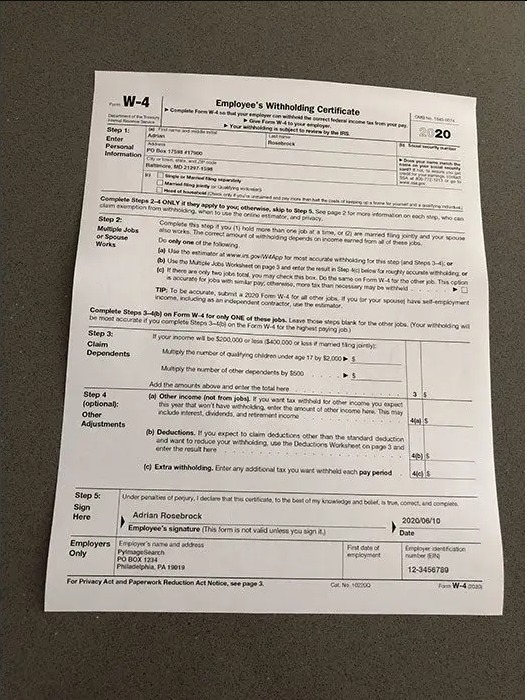
#> input picture filter/docs.jpg, 527 x 700 px, found by its file name
$ python documentperspective.py
#> lines starting #> are read from the running program, lines starting #| are printed output that depends on the picture; after the words box and inside, x2 and y2 are one past the last pixel; in counts of white or black regions, pixels touching at a corner belong together; long printed decimals are rounded
import cv2
from cv2 import THRESH_BINARY
import numpy as np

def arrange_points(approx):
  approx=approx.reshape(4,2)
  newapprox=np.zeros((4,2),dtype=np.float32)
  print(approx)
  add=approx.sum(1)
  newapprox[0]=approx[np.argmin(add)]
  newapprox[2]=approx[np.argmax(add)]
  print(newapprox)
  print(add)
  diff=np.diff(approx,axis=1)
  newapprox[1]=approx[np.argmin(diff)]
  newapprox[3]=approx[np.argmax(diff)]
  print(diff)
  print(newapprox)
  return newapprox

doc=cv2.imread("filter/docs.jpg")
#> doc is the input picture: shape (700, 527, 3); mean B, G, R 132.8, 142.4, 149.8
print(doc.shape)
#| (700, 527, 3)
grayimg=cv2.cvtColor(doc,cv2.COLOR_BGR2GRAY)
blur=cv2.GaussianBlur(grayimg,(7,7),sigmaX=1)
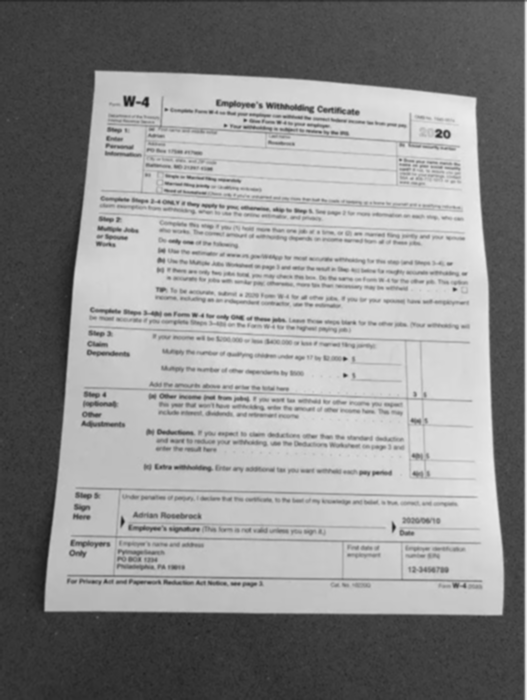
#> blur: shape (700, 527); min 25, max 239, mean 143.5
_,thresh=cv2.threshold(grayimg,127,255,cv2.THRESH_BINARY)
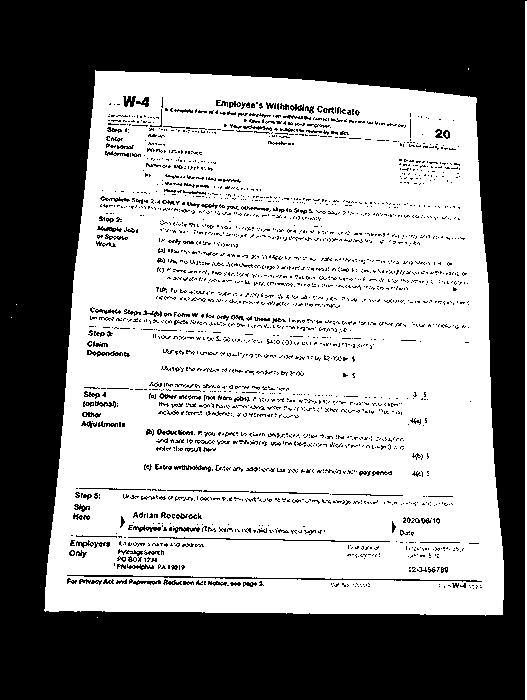
#> thresh: shape (700, 527); 56.6% white; 2176 black regions (1995 under 20 px), largest, box (x1, y1, x2, y2) and area: (0, 0, 527, 700) 143449, (67, 575, 482, 582) 586, (159, 537, 390, 542) 246
edged=cv2.Canny(thresh,50,150)
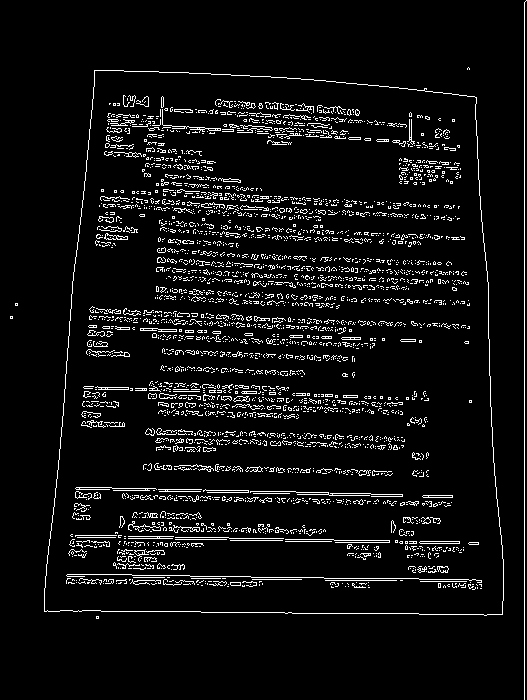
#> edged: shape (700, 527); 6.3% white in thin lines or dots

contours,hierarchy=cv2.findContours(edged,cv2.RETR_EXTERNAL,cv2.CHAIN_APPROX_SIMPLE)
#> contours = 6 contours, 5 with area under 20; largest, box (x1, y1, x2, y2) and area: (44, 70, 504, 616) 223994
# print(contours)
for contour in contours:
  area=cv2.contourArea(contour)

  if(area>=1000):
    #cv2.drawContours(doc,[contour],0,(0,0,255),2)
    arclen=cv2.arcLength(contour,True)
    approx=cv2.approxPolyDP(contour,0.01*arclen,True)
#> this loop made 6 passes
#> (area, arclen, approx) on pass 4: (223993.5, 1956.8, [[94, 70], [44, 611], [502, 614], [476, 97]])
    #print(approx)
#print(approx.sum(1))
(A,B,C,D)=arrange_points(approx)
#> in arrange_points, `approx=approx.reshape(4,2)`: approx = [[94, 70], [44, 611], [502, 614], [476, 97]]
#| [[ 94  70]
#|  [ 44 611]
#|  [502 614]
#|  [476  97]]
#> in arrange_points, `add=approx.sum(1)`: add = [164, 655, 1116, 573]
#| [ 164  655 1116  573]
#> in arrange_points, `diff=np.diff(approx,axis=1)`: diff = [-24, 567, 112, -379]
#| [[ -24]
#|  [ 567]
#|  [ 112]
#|  [-379]]
#> A = [94, 70]; B = [476, 97]; C = [502, 614]; D = [44, 611]
AB=pow(((B[0]-A[0])**2)+((B[1]-A[1])**2),0.5)
#> AB = 383
CD=pow(((D[0]-C[0])**2)+((D[1]-C[1])**2),0.5)
#> CD = 458
print(AB,CD)
#| 382.953 458.010
width=(max(int(AB),int(CD)))
#> width = 458

AD=pow(((D[0]-A[0])**2)+((D[1]-A[1])**2),0.5)
#> AD = 543.3
BC=pow(((B[0]-C[0])**2)+((B[1]-C[1])**2),0.5)
#> BC = 517.7
print(AD,BC)
#| 543.306 517.653
height=(max(int(AD),int(BC)))
#> height = 543
warpimage=np.float32([A,B,C,D])
#> warpimage = [[94, 70], [476, 97], [502, 614], [44, 611]]

finalimage=np.float32([[0,0],[width,0],[width,height],[0,height]])
#> finalimage = [[0, 0], [458, 0], [458, 543], [0, 543]]
print(warpimage,finalimage)
#| [[ 94.  70.]
#|  [476.  97.]
#|  [502. 614.]
#|  [ 44. 611.]] [[  0.   0.]
#|  [458.   0.]
#|  [458. 543.]
#|  [  0. 543.]]
transmat=cv2.getPerspectiveTransform(warpimage,finalimage)
#> transmat = [[1.15, 0.106, -115.6], [-0.0858, 1.21, -76.9], [-0.000146, 0.000366, 1]]
print(transmat)
#| [[ 1.15081506e+00  1.06359987e-01 -1.15621815e+02]
#|  [-8.57876014e-02  1.21373569e+00 -7.68974640e+01]
#|  [-1.45743760e-04  3.65920374e-04  1.00000000e+00]]
output=cv2.warpPerspective(doc,transmat,(width, height))
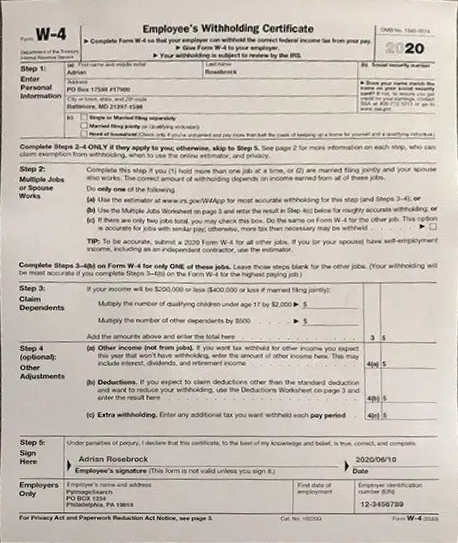
#> output: shape (543, 458, 3); mean B, G, R 183.9, 192.3, 200.1
cv2.imshow("contours",doc)
# cv2.drawContours(doc,contour)
cv2.imshow("img",edged)
cv2.imshow("docs",output)
cv2.waitKey(0)
